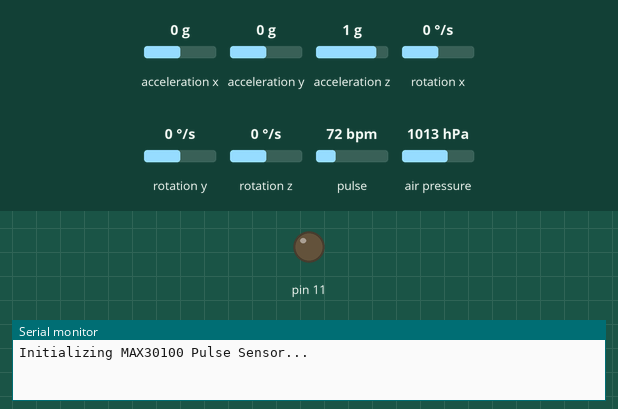
Recording of a sketch running on a simulated Arduino Uno, built with avr-gcc and run on an emulated ATmega328P. Shown: output pins drawn as LEDs (lit = HIGH), the last lines printed to the serial monitor. The inputs (shaded band) are chosen by the test bench; at power-on: acceleration x 0 g, acceleration y 0 g, acceleration z 1 g, rotation x 0 °/s, rotation y 0 °/s, rotation z 0 °/s, pulse 72 bpm, air pressure 1013 hPa. The modem accepts every AT command (registered, SIM ready, sends succeed) and sends nothing else. At 21.7 s the program stops and its outputs stay as they are.

Above: at 0.1 s.
At 21.3 s:
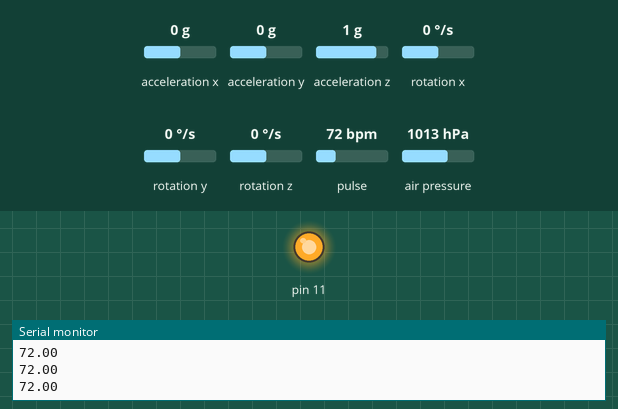
Timing chart, 0 to 22.8 s (numbered marks = the images above):
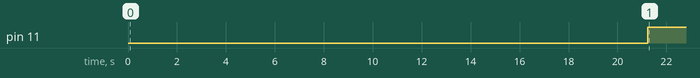

The sketch:

EDI5_IntegratedCode.ino
```cpp
#include <Wire.h>
#include <MPU6050.h>
#include <Adafruit_Sensor.h>
#include <Adafruit_BMP280.h>
#include <avr/wdt.h>  // Watchdog Timer library
#include <SoftwareSerial.h>  // For GSM communication

#include "MAX30100_PulseOximeter.h"
#include <EEPROM.h>  // Include EEPROM library
const int initialPressureAddress = 0;  // EEPROM address to store the initial pressure

// Thresholds and Constants
#define REPORTING_PERIOD_MS 1000
#define WATCHDOG_TIMEOUT WDTO_8S  // 8-second timeout
const int16_t accelThreshold = 30000;
const int16_t gyroThreshold = 30000;
const unsigned long minFallDuration = 150;  // Minimum duration (ms) to consider a fall
const unsigned long minStillDuration = 20000;  // Minimum duration (ms) to consider motionlessness
const float pressureChangeThreshold = 5.0;  // Threshold for floor changes

// Flags and Variables
bool accelSpike = false, gyroSpike = false;
unsigned long accelStartTime = 0, gyroStartTime = 0;
unsigned long stillStartTime = 0;
bool messageSent = false;  // Flag to ensure SMS is sent only once after detection
float initialPressure = 0;
int currentFloor = 0;
unsigned long criticalStartTime = 0;  // Time when critical heart rate was first detected
bool isCritical = false;              // Flag for critical heart rate

unsigned long lastFallTime = 0;
unsigned long lastStillTime = 0;

// Sensors
Adafruit_BMP280 bmp;
MPU6050 mpu;
PulseOximeter pox;
uint32_t tsLastReport = 0;
// GSM Module
SoftwareSerial gsmSerial(7, 8);  // RX, TX pins for GSM module
String phoneNumber = "+919106114583";  // Replace with the recipient phone number


unsigned long lastHeartRateTime = 0; // Tracks the last time heart rate was read
const unsigned long heartRateInterval = 20000; // 20 seconds in milliseconds

// Function prototypes
void sendSMS(String message);
bool detectFall(int16_t ax, int16_t ay, int16_t az, int16_t gx, int16_t gy, int16_t gz);
bool detectMotionlessness(int16_t ax, int16_t ay, int16_t az, int16_t gx, int16_t gy, int16_t gz);
int detectFloor(float currentPressure);
void handleFall(int currentFloor, bool critical);
void handleMotionlessness(int currentFloor, bool critical);
void softReset();
void haltProgram();
void initializeSensors();

void setup() {
    pinMode(11, OUTPUT);
    Serial.begin(9600);
    Wire.begin();

    // Disable watchdog timer during setup
    Serial.println("Initializing MAX30100 Pulse Sensor...");

    // Initialize sensors

    // Initialize GSM module
    gsmSerial.begin(9600);
    delay(100);
    gsmSerial.println("AT");
    delay(100);
    if (gsmSerial.available()) {
        Serial.println(gsmSerial.readString());
    } else {
        Serial.println("GSM not responding. Check connection.");
    }
    wdt_disable();
    while (!pox.begin()) {
        Serial.println("Failed to initialize MAX30100! Retrying...");
        softReset();
    }
    pox.setIRLedCurrent(MAX30100_LED_CURR_33_8MA);
    //wdt_enable(WATCHDOG_TIMEOUT);

    // MPU6050 Initialization
    mpu.initialize();
    if (!mpu.testConnection()) {
        Serial.println("MPU6050 connection failed.");
        while (1);
    }
    wdt_enable(WATCHDOG_TIMEOUT);
    initializeSensors();
    Serial.println("All Sensors successfully initialized");
    wdt_enable(WDTO_8S); // Set a timeout of 8 seconds

}

void loop() {
    wdt_reset();
    //pox.update();
    uint32_t now = millis();
    unsigned long currentTime = millis();
    bool critical = isHeartRateCritical();
    if (critical) {
        if (criticalStartTime == 0) {
            criticalStartTime = now;  // Start tracking when the critical heart rate is first detected
        }
    } else {
        criticalStartTime = 0;  // Reset the timer if the heart rate is no longer critical
    }

    // If the heart rate has been critical for 10 seconds, mark it as critical
    if (critical && (now - criticalStartTime >= 10000)) { // 10 seconds
        if (!isCritical) { // Only update if it hasn't been marked as critical already
            isCritical = true;
            //Serial.println("ALERT! Heart rate is in a critical range for 10 seconds.");
        }
    } else {
        isCritical = false; // Reset if the heart rate goes back to normal before 10 seconds
        //Serial.println("Heart rate is normal.");
    }

    int16_t ax, ay, az, gx, gy, gz;
    mpu.getMotion6(&ax, &ay, &az, &gx, &gy, &gz);
    float pressure = bmp.readPressure();
    currentFloor = detectFloor(pressure);
    digitalWrite(11, LOW);
    if (detectFall(ax, ay, az, gx, gy, gz)) {
        digitalWrite(11, HIGH);
        String message = "ALERT: Fall detected.";
        if (isCritical) {
            message += " Critical condition!";
        }
        else
        {
          message += "Not Critical";
        }
        message += " Current Floor: " + String(currentFloor);

        if (!messageSent) {
            sendSMS(message);
            messageSent = true;
            lastFallTime = millis();
        }
        else
        {
          messageSent = false;
        }
        handleFall(currentFloor, isCritical);
        haltProgram();
    }

    if (detectMotionlessness(ax, ay, az, gx, gy, gz)) {
        digitalWrite(11, HIGH);
        String message = "ALERT: Motionlessness detected.";
        if (isCritical) {
            message += " Critical condition!";
        }
        else
        {
          message += "Not Critical";
        }
        message += " Current Floor: " + String(currentFloor);
        if (!messageSent) {
            sendSMS(message);
            messageSent = true;
            lastStillTime = millis();
        }
        else
        {
          messageSent = false;
        }
        handleMotionlessness(currentFloor, isCritical);
        haltProgram();
    }


    delay(10);
}

void sendSMS(String message) {
    gsmSerial.println("AT+CMGF=1");
    delay(100);
    gsmSerial.println("AT+CMGS=\"" + phoneNumber + "\"");
    delay(100);
    gsmSerial.println(message);
    delay(100);
    gsmSerial.write(26);
    Serial.println("SMS Sent");
}

bool detectFall(int16_t ax, int16_t ay, int16_t az, int16_t gx, int16_t gy, int16_t gz) {
    bool isAccelSpike = abs(ax) > accelThreshold || abs(ay) > accelThreshold || abs(az) > accelThreshold;
    bool isGyroSpike = abs(gx) > gyroThreshold || abs(gy) > gyroThreshold || abs(gz) > gyroThreshold;

    if (isAccelSpike || isGyroSpike) {
        if (!accelSpike && !gyroSpike) {
            accelStartTime = millis();
            gyroStartTime = millis();
            accelSpike = true;
            gyroSpike = true;
        }
    } else {
        accelSpike = false;
        gyroSpike = false;
    }

    return accelSpike && gyroSpike && (millis() - accelStartTime >= minFallDuration);
}

bool detectMotionlessness(int16_t ax, int16_t ay, int16_t az, int16_t gx, int16_t gy, int16_t gz) {
    bool isAccelStill = abs(ax) < accelThreshold && abs(ay) < accelThreshold && abs(az) < accelThreshold;
    bool isGyroStill = abs(gx) < gyroThreshold && abs(gy) < gyroThreshold && abs(gz) < gyroThreshold;

    if (isAccelStill && isGyroStill) {
        if (stillStartTime == 0) {
            stillStartTime = millis();
        }
        return millis() - stillStartTime >= minStillDuration;
    } else {
        stillStartTime = 0;
    }
    return false;
}

int detectFloor(float currentPressure) {
    float pressureDifference = (currentPressure - initialPressure) / 100.0;
    return round(pressureDifference);
}


void handleFall(int currentFloor, bool critical) {
    Serial.print("Fall detected on floor: ");
    Serial.println(currentFloor);
    if (critical) Serial.println("Critical condition");
    else
      Serial.println("Not Critical");
    digitalWrite(11, HIGH);
    digitalWrite(9, HIGH);
}

void handleMotionlessness(int currentFloor, bool critical) {
    Serial.print("Motionlessness detected on floor: ");
    Serial.println(currentFloor);
    if (critical) Serial.println("Critical condition");
    else
      Serial.println("Not critical");
    pox.update();
    digitalWrite(11, HIGH);
    digitalWrite(9, HIGH);
}

void haltProgram() {
    wdt_disable();
    Serial.println("halting program.");
    while (1);
}

void softReset() {
    pox.update();
    Serial.println("Performing soft reset...");
    wdt_enable(WDTO_15MS);
    while (true);
}

void initializeSensors() {
    // Initialize Pulse Oximeter
    //wdt_reset();

    // BMP280 Initialization
    if (!bmp.begin(0x76)) {
        Serial.println("BMP280 connection failed.");
        while (1);
    }
    bmp.setSampling(Adafruit_BMP280::MODE_NORMAL, Adafruit_BMP280::SAMPLING_X2,
                    Adafruit_BMP280::SAMPLING_X16, Adafruit_BMP280::FILTER_X16,
                    Adafruit_BMP280::STANDBY_MS_500);

    float storedPressure;
    EEPROM.get(initialPressureAddress, storedPressure);

    if (storedPressure == 0) {
        initialPressure = bmp.readPressure();
        EEPROM.put(initialPressureAddress, initialPressure);
        Serial.println("Initial pressure stored.");
    } else {
        initialPressure = storedPressure;
        Serial.println("Using stored initial pressure.");
    }
}

bool isHeartRateCritical() {
    pox.update(); // Update sensor data
    float bpm = pox.getHeartRate(); // Get the current heart rate
    Serial.println(bpm);
    if (bpm < 50 || bpm > 210) {
        return true;
    } else {
        return false;
    }
}
```

Measured:
- by itself, pin 11: LOW → HIGH at 21.2 s
